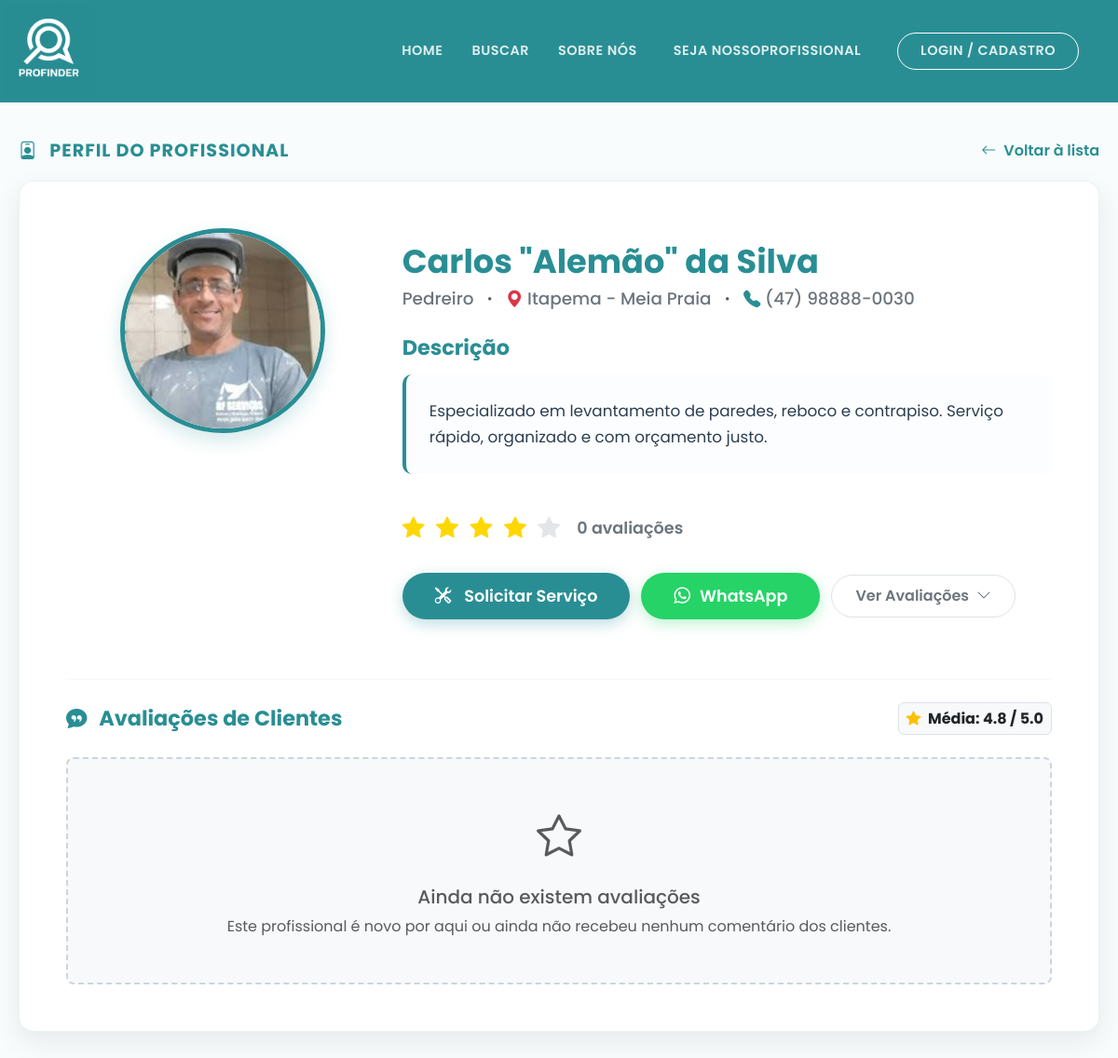
/perfil/3, run on the app's committed database.
### app.py (models this page shows, shortened)
class Profissional(db.Model, UserMixin):
    id = db.Column(db.Integer, primary_key=True)
    nome = db.Column(db.String(100), nullable=False)
    cpf = db.Column(db.String(11), unique=True, nullable=False)
    email = db.Column(db.String(120), unique=True, nullable=False)
    senha = db.Column(db.String(128), nullable=False)
    telefone = db.Column(db.String(20), nullable=True)
    profissao = db.Column(db.String(50), nullable=False)
    cidade = db.Column(db.String(100), nullable=False)
    regiao = db.Column(db.String(100), nullable=False)
    endereco_fixo = db.Column(db.String(255), nullable=True)
    descricao = db.Column(db.Text, nullable=True)
    avaliacao = db.Column(db.Float, default=5.0)
    foto = db.Column(db.String(255), default='https://cdn-icons-png.flaticon.com/512/3135/3135715.png')
    tipo_conta = db.Column(db.String(20), default='profissional')
    verificado = db.Column(db.Boolean, default=False)
    trabalhos = db.relationship('Portfolio', backref='profissional', lazy=True, cascade='all, delete-orphan')
    solicitacoes_recebidas = db.relationship('SolicitacaoServico', backref='profissional_solicitado', lazy=True, cascade='all, delete-orphan')

### app.py (the view)
@app.route('/perfil/<int:id>')
def perfil(id):
    profissional_selecionado = Profissional.query.get_or_404(id)
    trabalhos_portfolio = Portfolio.query.filter_by(profissional_id=id).all()
    avaliacoes = Avaliacao.query.filter_by(profissional_id=id).order_by(Avaliacao.data_avaliacao.desc()).all()
    is_favorito = False
    if current_user.is_authenticated and current_user.tipo_conta == 'cliente':
        is_favorito = Favorito.query.filter_by(cliente_id=current_user.id, profissional_id=id).first() is not None
    return render_template('perfil.html', profissional=profissional_selecionado, portfolio=trabalhos_portfolio, avaliacoes=avaliacoes, is_favorito=is_favorito)

### app/templates/perfil.html (shortened to what this page needs)
<!DOCTYPE html>
<html lang="pt-BR">
<head>
    <link href="https://cdn.jsdelivr.net/npm/bootstrap@5.3.2/dist/css/bootstrap.min.css" rel="stylesheet">
    <link rel="stylesheet" href="https://cdn.jsdelivr.net/npm/bootstrap-icons@1.11.1/font/bootstrap-icons.css">
</head>
<body>
    <nav class="navbar navbar-expand-lg navbar-profinder sticky-top">
        <div class="container">
            <a class="navbar-brand" href="{{ url_for('index') }}" title="Sair / Voltar ao Início">
                <img src="{{ url_for('static', filename='img/logo-nome.png') }}" alt="Logo ProFinder">
            </a>
            <div class="collapse navbar-collapse justify-content-end" id="navbarNav">
                <ul class="navbar-nav align-items-center">
                    <li class="nav-item"><a class="nav-link" href="{{ url_for('index') }}">Home</a></li>
                    <li class="nav-item"><a class="nav-link" href="{{ url_for('busca_servicos') }}">Buscar</a></li>
                    <li class="nav-item"><a class="nav-link" href="{{ url_for('sobre') }}">Sobre Nós</a></li>
                    {% if current_user.is_authenticated %}
                    <li class="nav-item ms-lg-3 mt-3 mt-lg-0 d-none d-lg-block">
                        <a href="{{ url_for('meu_perfil') }}" class="nav-link"
                            style="text-transform: none; font-size: 0.95rem;" title="Acessar Meu Perfil">
                            Olá, <strong>{{ current_user.nome.split()[0] }}</strong>
                        </a>
                    </li>
                    <li class="nav-item d-lg-none mt-2">
                        <a class="nav-link" href="{{ url_for('meu_perfil') }}">Meu Perfil</a>
                    </li>
                    <li class="nav-item ms-lg-2 mt-2 mt-lg-0">
                        <a class="nav-link btn-login-nav border border-white rounded-pill px-4"
                            href="{{ url_for('logout') }}" style="background-color: rgba(255,255,255,0.1);">Sair</a>
                    </li>
                    {% else %}
                    <li class="nav-item ms-lg-2">
                        <a class="nav-link" href="{{ url_for('cadastro_profissional') }}">
                            Seja NossoProfissional
                        </a>
                    </li>
                    <li class="nav-item ms-lg-3 mt-3 mt-lg-0">
                        <a class="nav-link btn-login-nav border border-white rounded-pill px-4"
                            href="{{ url_for('login') }}">
                            Login / Cadastro
                        </a>
                    </li>
                    {% endif %}
                </ul>
            </div>
        </div>
    </nav>
    <main class="container main-container">
        <div class="cabecalho-perfil">
            <h2 class="titulo-secao"><i class="bi bi-person-badge me-2"></i> Perfil do Profissional</h2>
            <a href="javascript:history.back()" class="btn-voltar">
                <i class="bi bi-arrow-left"></i> Voltar à lista
            </a>
        </div>
        <div class="card-perfil">
            <div class="row">
                <div class="col-md-4 text-center mb-4 mb-md-0">
                    <div class="foto-perfil-container">
                        <img src="{{ profissional.foto }}" alt="Foto de {{ profissional.nome }}">
                    </div>
                </div>
                <div class="col-md-8">
                    <h1 class="nome-profissional">
                        {{ profissional.nome }}
                    </h1>
                    <div class="info-basica">
                        <span>{{ profissional.profissao }}</span>
                        <i class="bi bi-dot text-muted"></i>
                        <span><i class="bi bi-geo-alt-fill text-danger"></i>
                            {% if profissional.regiao == 'todas' %}
                            {{ profissional.cidade }} (Toda a região)
                            {% else %}
                            {{ profissional.cidade }} - {{ profissional.regiao.replace('_', ' ').title() }}
                            {% endif %}
                        </span>
                        {% if profissional.telefone %}
                        <i class="bi bi-dot text-muted"></i>
                        <span><i class="bi bi-telephone-fill" style="color: var(--cor-primaria);"></i> {{
                            profissional.telefone }}</span>
                        {% endif %}
                    </div>
                    <h3 class="titulo-descricao">Descrição</h3>
                    <p class="texto-descricao">
                        {{ profissional.descricao | default("Profissional qualificado e altamente recomendado pela
                        comunidade ProFinder. Especialista na sua área de atuação, sempre com foco em entregar o melhor
                        resultado para os clientes.", true) }}
                    </p>
                    <div class="bloco-avaliacoes">
                        <div class="estrelas">
                            {% for i in range(5) %}
                            {% if i < profissional.avaliacao|int %} <i class="bi bi-star-fill"></i>
                                {% else %}
                                <i class="bi bi-star-fill estrela-vazia"></i>
                                {% endif %}
                                {% endfor %}
                        </div>
                        <span class="numero-avaliacoes">
                            {{ avaliacoes|length }} avaliações
                        </span>
                    </div>
                    <div class="botoes-acao mb-3">
                        {% if current_user.is_authenticated and current_user.tipo_conta == 'cliente' %}
                        <button type="button" class="btn-mensagem" data-bs-toggle="modal"
                            data-bs-target="#modalSolicitacao">
                            <i class="bi bi-tools me-1"></i> Solicitar Serviço
                        </button>
                        {% elif not current_user.is_authenticated %}
                        <button type="button" class="btn-mensagem" data-bs-toggle="modal"
                            data-bs-target="#modalAvisoLogin">
                            <i class="bi bi-tools me-1"></i> Solicitar Serviço
                        </button>
                        {% else %}
                        <button type="button" class="btn-mensagem"
                            onclick="alert('Apenas clientes podem solicitar serviços. Por favor, inicie sessão com uma conta de cliente.')"
                            style="opacity: 0.7;">
                            <i class="bi bi-tools me-1"></i> Solicitar Serviço
                        </button>
                        {% endif %}
                        {% if profissional.telefone %}
                        <a href="https://wa.me/55{{ profissional.telefone | replace(' ', '') | replace('-', '') | replace('(', '') | replace(')', '') }}?text={{ 'Olá! Encontrei o seu perfil no ProFinder como ' ~ profissional.profissao ~ ' e gostaria de solicitar um orçamento. Podemos conversar?' | urlencode }}"
                            target="_blank" class="btn-mensagem"
                            style="background-color: #25D366; border: none; box-shadow: 0 5px 15px rgba(37, 211, 102, 0.3);">
                            <i class="bi bi-whatsapp"></i> WhatsApp
                        </a>
                        {% else %}
                        <button type="button" class="btn-mensagem" data-bs-toggle="modal"
                            data-bs-target="#modalSemTelefone"
                            style="background-color: #95a5a6; border: none; box-shadow: none;">
                            <i class="bi bi-telephone-x"></i> Sem Telefone
                        </button>
                        {% endif %}
                        <a href="#secaoAvaliacoes" class="btn-avaliacoes">
                            Ver Avaliações <i class="bi bi-chevron-down"></i>
                        </a>
                    </div>
                </div>
            </div>
            <hr class="mt-5 mb-4" style="border-color: rgba(0,0,0,0.1);" id="secaoAvaliacoes">
            <div class="d-flex justify-content-between align-items-center mb-4 flex-wrap gap-3">
                <h3 class="titulo-descricao mb-0"><i class="bi bi-chat-quote-fill me-2"></i> Avaliações de Clientes</h3>
                <span class="badge bg-light text-dark border p-2" style="font-size: 1rem;">
                    <i class="bi bi-star-fill text-warning me-1"></i> Média: {{ profissional.avaliacao }} / 5.0
                </span>
            </div>
            {% if avaliacoes %}
            <div class="row row-cols-1 g-4 mb-2">
                {% for av in avaliacoes %}
                <div class="col">
                    <div class="card border-0 shadow-sm"
                        style="border-radius: 12px; background-color: #f8fcfc; border-left: 4px solid var(--cor-primaria) !important;">
                        <div class="card-body p-4">
                            <div class="d-flex justify-content-between align-items-start flex-wrap gap-2 mb-3">
                                <div class="d-flex align-items-center gap-3">
                                    <img src="{{ av.cliente.foto }}" alt="Avatar Cliente" class="rounded-circle"
                                        style="width: 48px; height: 48px; object-fit: cover; border: 2px solid white; box-shadow: 0 2px 5px rgba(0,0,0,0.1);">
                                    <div>
                                        <h6 class="fw-bold mb-0" style="color: var(--cor-texto-escuro);">{{
                                            av.cliente.nome }}</h6>
                                        <small class="text-muted"><i class="bi bi-calendar3"></i> {{
                                            av.data_avaliacao.strftime('%d/%m/%Y') }}</small>
                                    </div>
                                </div>
                                <div class="estrelas mb-0" style="font-size: 1.1rem; letter-spacing: 1px;">
                                    {% for i in range(5) %}
                                    <i class="bi bi-star-fill {{ 'estrela-vazia' if i >= av.nota else '' }}"></i>
                                    {% endfor %}
                                </div>
                            </div>
                            {% if av.comentario %}
                            <div class="p-3 bg-white rounded" style="border: 1px solid rgba(0,0,0,0.05);">
                                <p class="mb-0 text-dark"
                                    style="font-size: 0.95rem; line-height: 1.6; font-style: italic;">"{{ av.comentario
                                    }}"</p>
                            </div>
                            {% else %}
                            <p class="text-muted small mb-0 font-italic">O cliente não deixou nenhum comentário escrito.
                            </p>
                            {% endif %}
                        </div>
                    </div>
                </div>
                {% endfor %}
            </div>
            {% else %}
            <div class="text-center p-5 bg-light rounded-3" style="border: 2px dashed #cbd5e1;">
                <i class="bi bi-star text-muted" style="font-size: 3rem;"></i>
                <h5 class="mt-3 text-muted">Ainda não existem avaliações</h5>
                <p class="text-muted mb-0">Este profissional é novo por aqui ou ainda não recebeu nenhum comentário dos
                    clientes.</p>
            </div>
            {% endif %}
        </div>
    </main>
</body>
</html>

### data on the page
Profissional: foto (picture), nome "Carlos \"Alemão\" da Silva", profissao "Pedreiro", cidade "Itapema", regiao.replace "Meia Praia", telefone "(47) 98888-0030", descricao "Especializado em levantamento de paredes, reboco e contrapiso. Serviço rápido, organizado e com orçamento justo.", avaliacao "4.8"

### other printed values
{{ avaliacoes|length }} "0"
